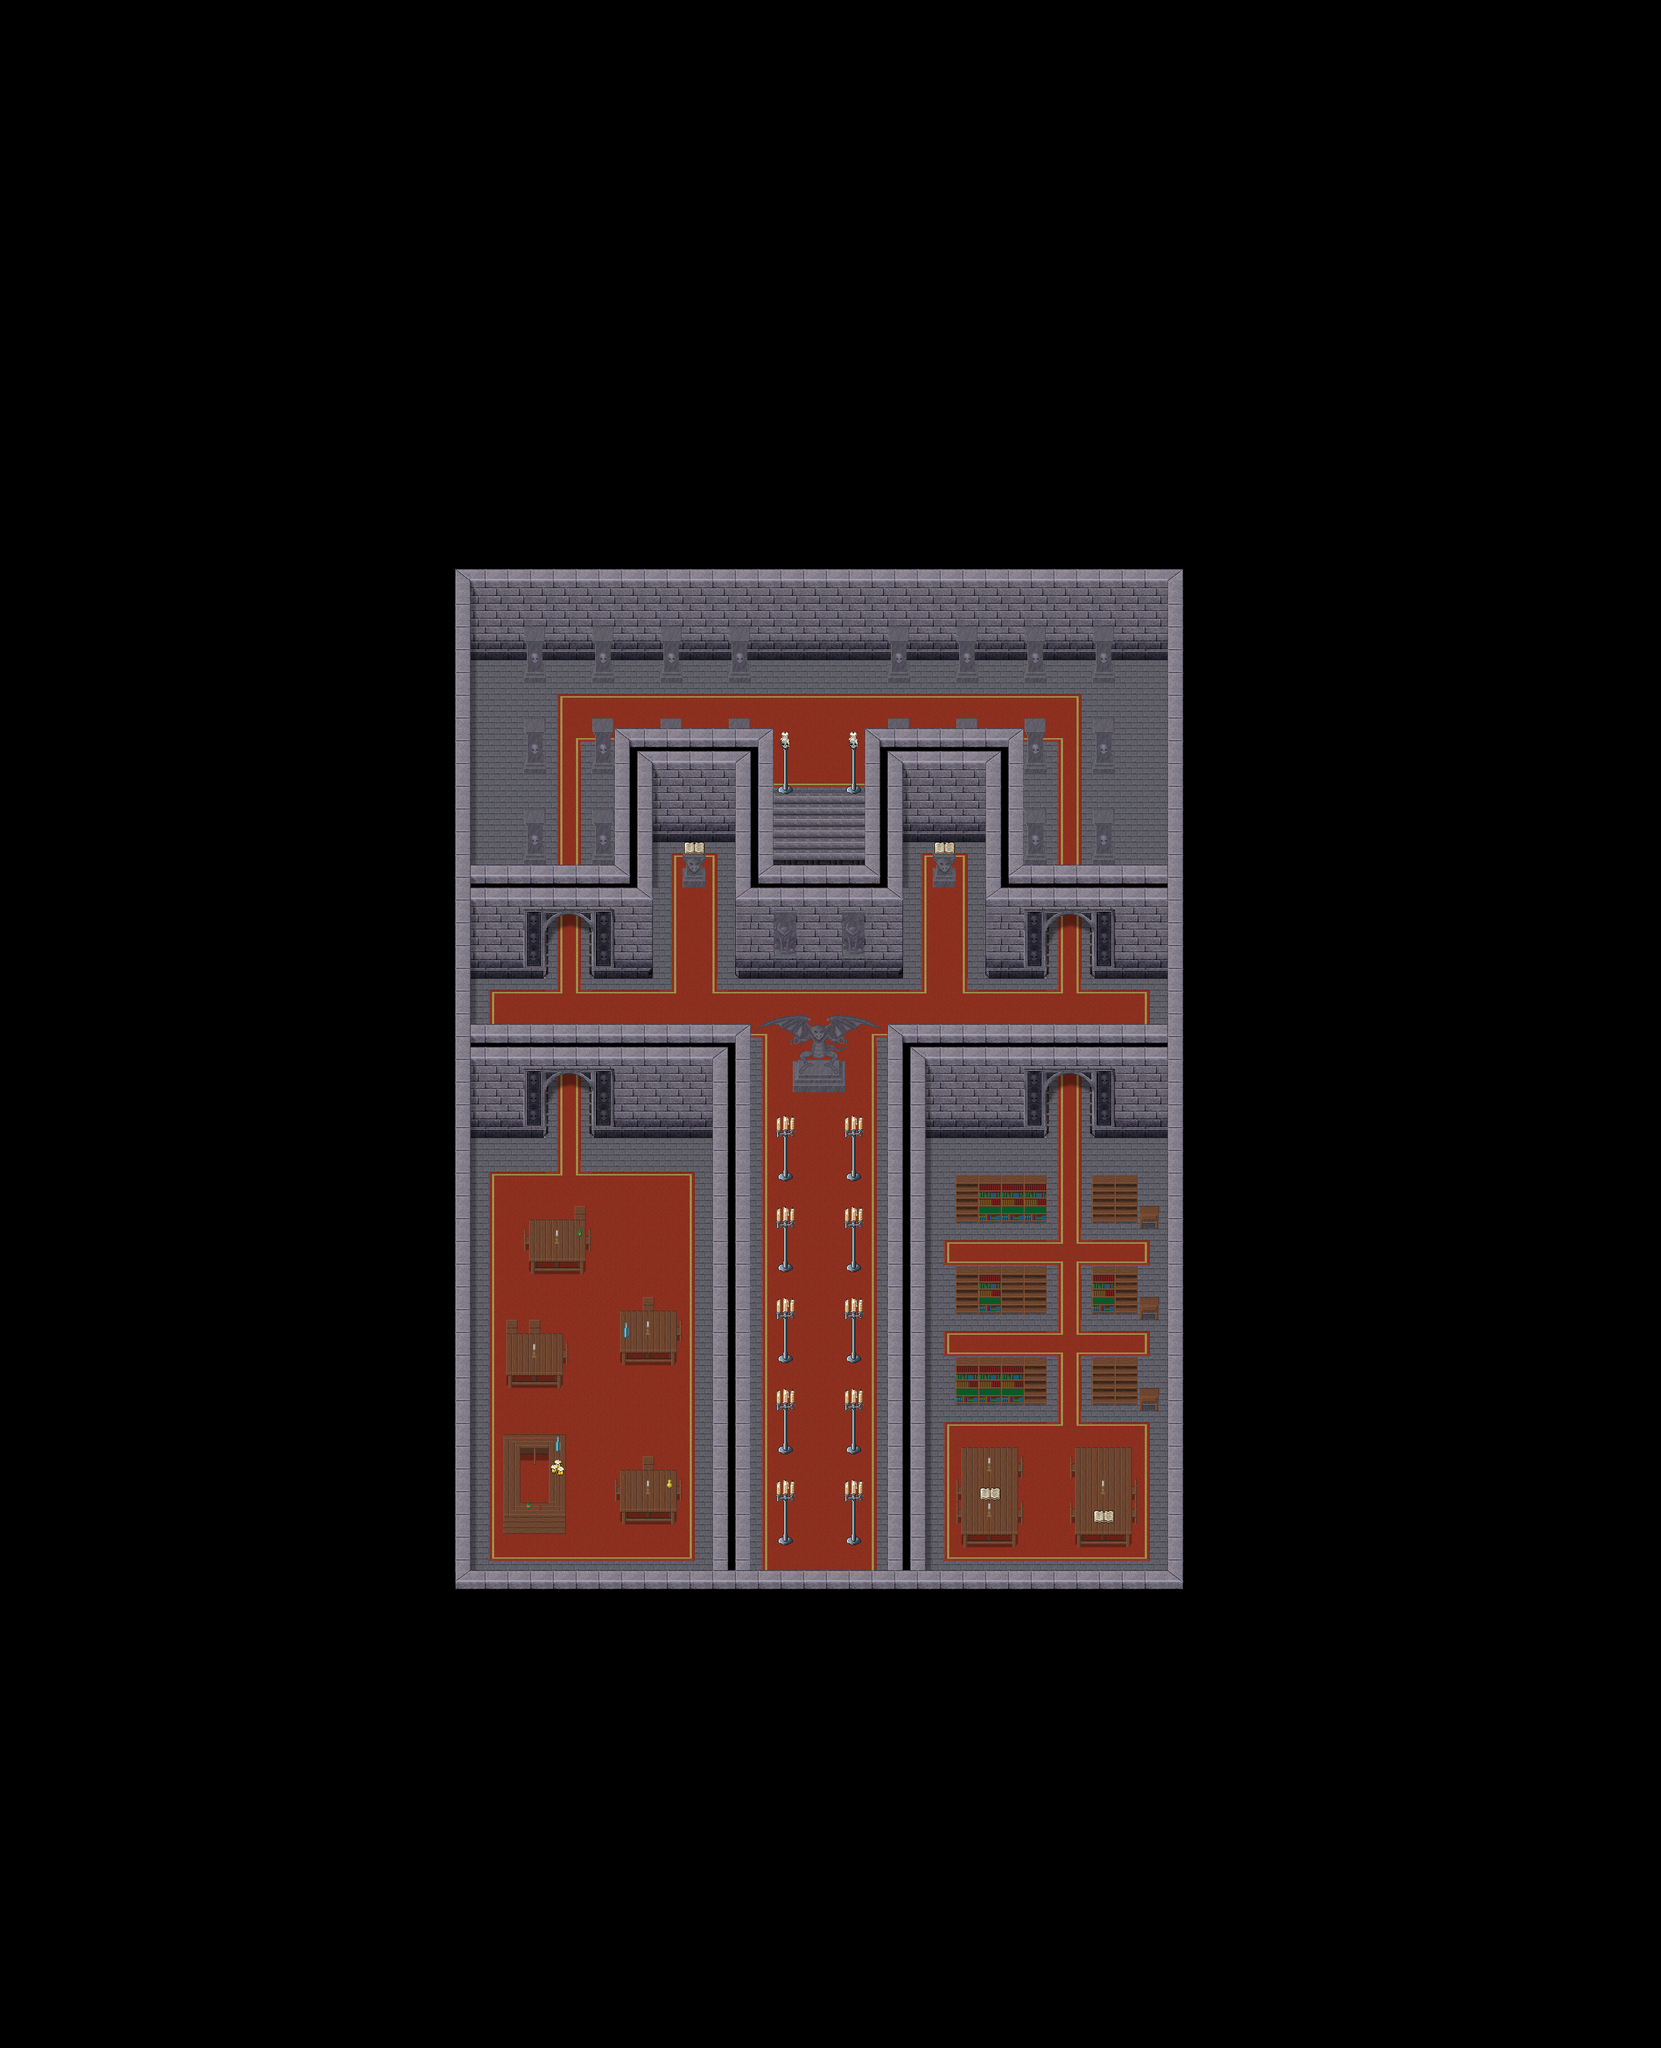

A level layout from a 2D game, rendered from its tile map. Below: a short description, then the map file with tile-grid data replaced by summaries:
An orthogonal 73x90 tile map with 32x32 px tiles, 6 tile layers (Ground1, Ground2, Ground3, Fringe, ...), 2 hidden layers not drawn, 7 tilesets and 1 object (warp).

<map version="1.4" tiledversion="1.4.1" orientation="orthogonal" renderorder="right-down" width="73" height="90" tilewidth="32" tileheight="32" infinite="0" nextlayerid="10" nextobjectid="19">
 <properties>
  <property name="background0image" value="graphics/images/spit23loginwallpaper_800x600.png" />
  <property name="music" value="inquisitive-inn.ogg" />
  <property name="name" value="Graveyard Indoor" />
 </properties>
 <tileset firstgid="1" name="collision" tilewidth="32" tileheight="32" tilecount="9" columns="3">
  <image source="../graphics/tilesets/collision.png" width="96" height="96" />
 </tileset>
 <tileset firstgid="10" name="woodland_indoor" tilewidth="32" tileheight="32" tilecount="256" columns="16">
  <image source="../graphics/tilesets/woodland_indoor.png" width="512" height="512" />
 </tileset>
 <tileset firstgid="266" name="woodland_indoor_x3" tilewidth="32" tileheight="96" tilecount="48" columns="16">
  <image source="../graphics/tilesets/woodland_indoor_x3.png" width="512" height="288" />
 </tileset>
 <tileset firstgid="314" name="crypt1" tilewidth="32" tileheight="32" tilecount="256" columns="16">
  <image source="../graphics/tilesets/crypt1.png" width="512" height="512" />
 </tileset>
 <tileset firstgid="570" name="crypt_blockwall" tilewidth="32" tileheight="32" tilecount="256" columns="16">
  <image source="../graphics/tilesets/crypt_blockwall.png" width="512" height="512" />
 </tileset>
 <tileset firstgid="826" name="crypt_fringe_x3" tilewidth="32" tileheight="96" tilecount="80" columns="16">
  <image source="../graphics/tilesets/crypt_fringe_x3.png" width="512" height="480" />
 </tileset>
 <tileset firstgid="906" name="crypt_x4" tilewidth="32" tileheight="128" tilecount="64" columns="16">
  <image source="../graphics/tilesets/crypt_x4.png" width="512" height="512" />
 </tileset>
 <layer id="1" name="Ground1" width="73" height="90">
  <data>[6570 cells, 6570 non-empty, 13 distinct tile ids]</data>
 </layer>
 <layer id="2" name="Ground2" width="73" height="90">
  <data>[6570 cells, 460 non-empty, 41 distinct tile ids]</data>
 </layer>
 <layer id="3" name="Ground3" width="73" height="90">
  <data>[6570 cells, 21 non-empty, 10 distinct tile ids]</data>
 </layer>
 <layer id="4" name="Fringe" width="73" height="90">
  <data>[6570 cells, 120 non-empty, 21 distinct tile ids]</data>
 </layer>
 <layer id="5" name="Over1" width="73" height="90">
  <data>[6570 cells, 474 non-empty, 20 distinct tile ids]</data>
 </layer>
 <layer id="6" name="Over2" width="73" height="90">
  <data>[6570 cells, 94 non-empty, 4 distinct tile ids]</data>
 </layer>
 <layer id="7" name="Collision" width="73" height="90" visible="0">
  <data>[6570 cells, 5633 non-empty, 1 distinct tile ids]</data>
 </layer>
 <layer id="9" name="Heights" width="73" height="90" visible="0">
  <data>[6570 cells, 0 non-empty, 0 distinct tile ids]</data>
 </layer>
 <objectgroup id="8" name="Objects">
  <object id="18" name="Exit" type="warp" x="1056" y="2272" width="192" height="32">
   <properties>
    <property name="dest_map" value="029-1" />
    <property name="dest_x" value="147" />
    <property name="dest_y" value="154" />
   </properties>
  </object>
 </objectgroup>
</map>
